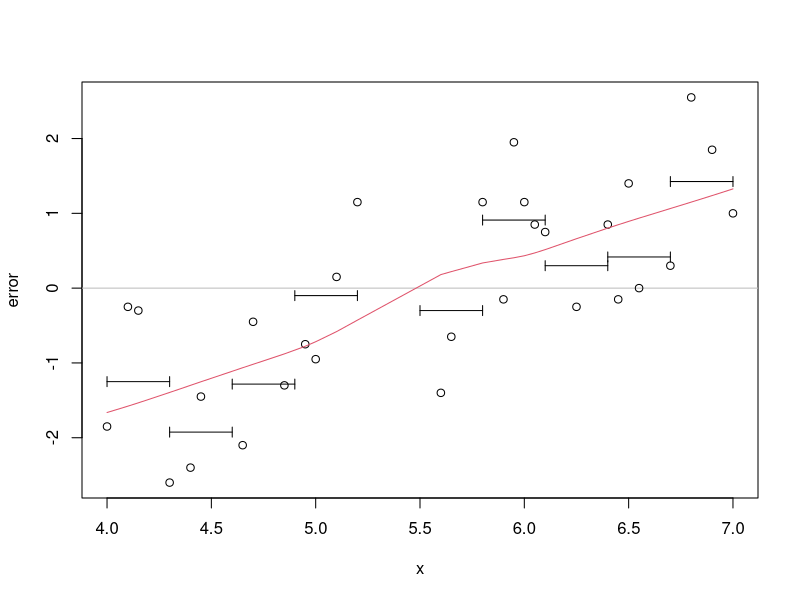

Write the R code that produced this figure.

# produce plot of data with horizontal arrows representing
# certain grouping data.  Get info by using strapply to extract
# it from the labels of cut
# based on
# https://www.stat.math.ethz.ch/pipermail/r-help/2006-May/106042.html
# with various iterations by G. Grothendieck, Berwin Turlach and Gavin Simpson

set.seed(1)
dat <- seq(4, 7, by = 0.05)
x <- sample(dat, 30)
y <- sample(dat, 30)

## residuals
error <- x - y
## break range of x into 10 groups

groups <- cut(x, breaks = 10)

##calculate bias (mean) per group
max.bias <- tapply(error, groups, mean)

## turn cut intervals into numeric matrix
library(gsubfn)
interv <- strapply(levels(groups), "[[:digit:].]+", as.numeric, simplify = TRUE)

## plot the residuals vs observed
plot(x, error, type = "n")
abline(h = 0, col = "grey")
panel.smooth(x, error)

## add bias indicators per group
arrows(interv[1,], max.bias, interv[2,], max.bias,
      length = 0.05, angle = 90, code = 3)
